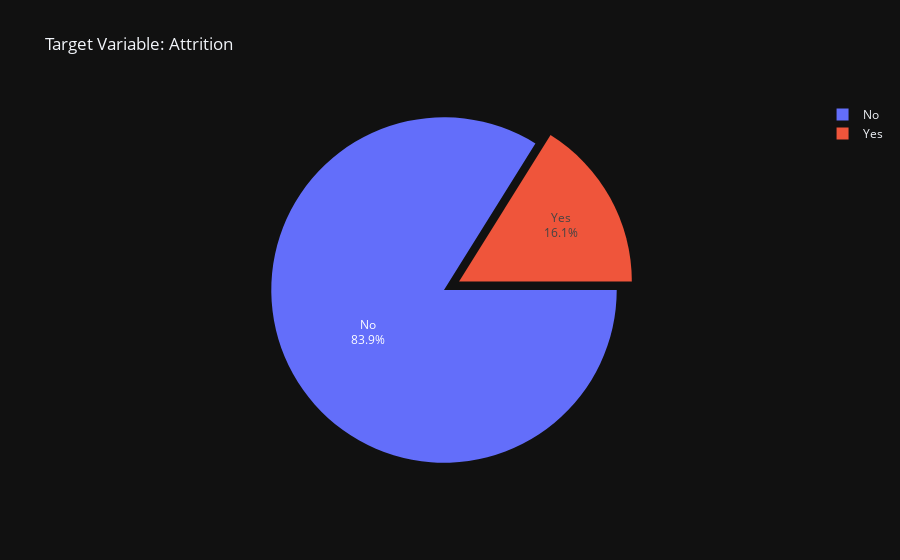

The notebook cell this image was saved under:
### Code cell
# Importing libraries
import pandas as pd, numpy as np, seaborn as sns, plotly.express as px, xgboost as XGB, matplotlib.pyplot as plt,plotly.graph_objects as go, math
from sklearn.metrics import accuracy_score, precision_score, recall_score, f1_score, confusion_matrix
from sklearn.preprocessing import MinMaxScaler, OrdinalEncoder, OneHotEncoder
from sklearn.model_selection import train_test_split, cross_val_score
import warnings
warnings.filterwarnings("ignore")
from plotly.offline import init_notebook_mode
init_notebook_mode(connected=True)

# Plot Customization
plt.figure(figsize = (15,9))
plt.style.context('bmh')

# Loading dataset
df = pd.read_csv('Employee-Attrition.csv')
df.head()

# Information on dataset
print(f'The dataset has {df.shape[0]} rows for each employee and {df.shape[1]} attributes\n')
print('='*80)
print('The attributes and their unique values are as below\n')
for i in df.columns:
    print(f'======== {i} ========\n')
    print(df[i].value_counts().sort_values(ascending=False))
    print('- - ' * 20)


# Dropping columns with little to no useful information
df = df.drop(['EmployeeCount',
                 'EmployeeNumber',
                 'Over18',
                  'StandardHours'],axis = 1)
df.columns


df.dtypes


# Unencoding Categorical Features
col = ['EnvironmentSatisfaction','JobInvolvement','JobSatisfaction','RelationshipSatisfaction']

for i in df['Education']:
    df['Education'].replace({1:'Below College',2:'College',3:'Bachelor',4:'Master', 5:'Doctor'},
                       inplace = True)
    
for i in df['PerformanceRating']:
    df['PerformanceRating'].replace({1:'Low', 2:'Good',3:'Excellent',4:'Outstanding'},
                                  inplace = True)
    
for i in df['WorkLifeBalance']:
    df['WorkLifeBalance'].replace({1: 'Bad', 2:'Good', 3:'Better', 4:'Best'}, 
                                  inplace = True)

for i in df[col]:
    df[i].replace({1:'Low', 2:'Medium',3:'High', 4:'Very High'},
                   inplace = True)



# Checking new values for decoded attributes 
decoded = ['EnvironmentSatisfaction','JobInvolvement','JobSatisfaction','RelationshipSatisfaction',
           'Education', 'PerformanceRating', 'WorkLifeBalance']

for i in df[decoded]:
    print(f'======== {i} ========\n')
    print(df[i].value_counts().sort_values(ascending=False))
    print('- - ' * 20)



# Checking for missing data
df.isnull().sum()



# Visualizing target variable classes and its distribution among the dataset
fig = px.pie(df, names = 'Attrition', title = 'Target Variable: Attrition', template = 'plotly_dark')
fig.update_traces(rotation=90, pull = [0.1], textinfo = "percent+label")
fig.show()



Attrition = df.query("Attrition == 'Yes'")
Attrition



print(f"{Attrition.shape[0]} emplyees in the dataset left the company.\n")

### Figure 1 — Plotly figure (JSON) as saved in the notebook; plotly's stock layout.template omitted (floating-point values rounded to 4 significant figures; data arrays with more than 128 entries replaced by an {"elided": "..."} marker saying what was removed)
{"data": [{"domain": {"x": [0, 1], "y": [0, 1]}, "hovertemplate": "Attrition=%{label}<extra></extra>", "labels": {"elided": "1470 str values"}, "legendgroup": "", "name": "", "pull": [0.1], "rotation": 90, "showlegend": true, "textinfo": "percent+label", "type": "pie"}], "layout": {"legend": {"tracegroupgap": 0}, "title": {"text": "Target Variable: Attrition"}}}
